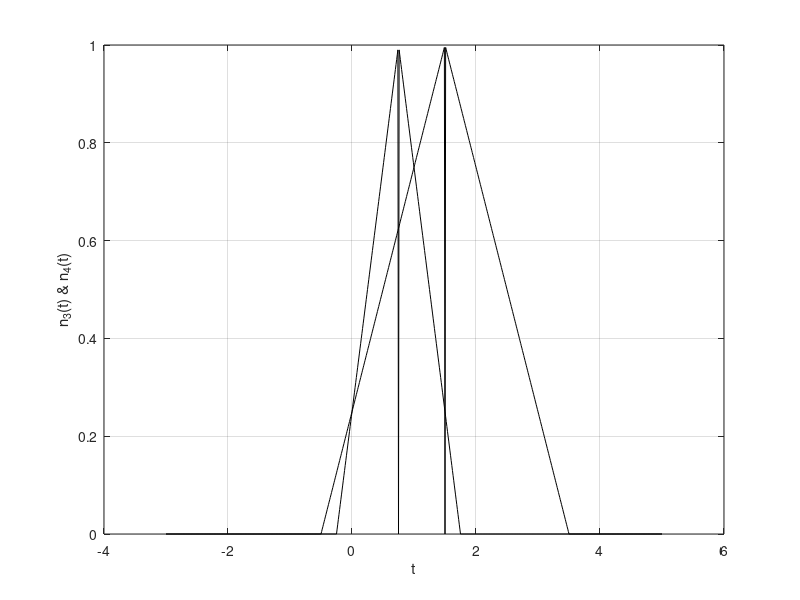

This figure's MATLAB source:
p = @(t) 1.0.*((t>=0)&(t<1));		%pulse function			
r = @(t) t.*p(t);				    %r function, scales p(t) by value of t
n = @(t) r(t) + r(-t + 2);			
t = (-3:0.01:5);
n3 = @(t) n(t + 0.25);
n4 = @(t) n3(0.5 * t);
figure;
plot(t, n3(t), '-k', t, n4(t), '-k');
xlabel('t');
ylabel('n_3(t) & n_4(t)');
grid;
